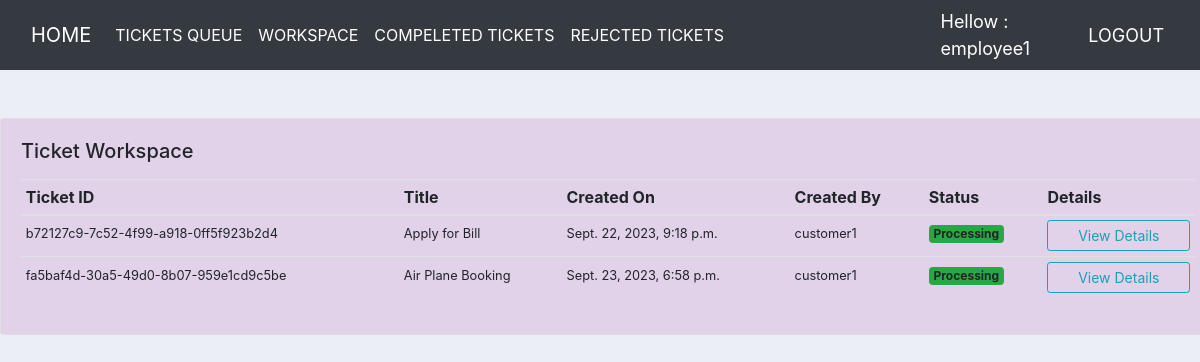
The app's page /ticket/workspace/ (signed in) with its own data.
### users/models.py (models this page shows)
class User(AbstractUser):
    is_student = models.BooleanField(default=False)
    is_employee = models.BooleanField(default=False)
    name = models.CharField(max_length=20, null=True, blank=True)
    surename = models.CharField(max_length=20, null=True, blank=True)
    address = models.CharField(max_length=20, null=True, blank=True)
    city = models.CharField(max_length=20, null=True, blank=True)
    country = models.CharField(max_length=20, null=True, blank=True)
    birth_date = models.DateTimeField(null=True, blank=True)
    std_pic = models.ImageField(upload_to='images',null=True, blank=True)
    std_pic_pass_fro = models.ImageField(upload_to='images',null=True, blank=True)
    std_pic_pass_bac = models.ImageField(upload_to='images',null=True, blank=True)
    def __str__(self):
        return self.username

### ticket/models.py (models this page shows, shortened)
class Ticket(models.Model):
    TASK = (
        ('Opening','Opening'),
        ('Processing','Processing'),
        ('Completed','Completed'),
        ('Rejected','Rejected'),
        )
    ticket_number = models.UUIDField(default=uuid.uuid4)
    title = models.CharField(max_length=100)
    content = models.TextField()
    created_by = models.ForeignKey(User, on_delete=models.CASCADE, related_name='created_by')
    assigned_to = models.ForeignKey(User, on_delete=models.DO_NOTHING, null=True, blank=True)
    date_created = models.DateTimeField(auto_now_add=True)
    accepted_date = models.DateTimeField(null=True, blank=True)
    closed_date = models.DateTimeField(null=True , blank=True)
    ticket_status = models.CharField(max_length=15, choices=TASK)
    is_resolved = models.BooleanField(default=False)
    is_deleted = models.BooleanField(default=False)
    is_archived = models.BooleanField(default=False)

### ticket/views.py (the view)
# urls.py: path('workspace/', views.workspace, name='workspace'),
@login_required
def workspace(request):
    tickets = Ticket.objects.filter(assigned_to=request.user, is_resolved=False)
    context = {'tickets':tickets}
    return render(request, 'ticket/workspace.html', context)

### templates/ticket/workspace.html (shortened to what this page needs)
{% extends 'base.html' %}
{% load widget_tweaks %}
{% block content %}
<div class="card mx-auto" style="width: 76rem;">
    <div style="background-color: rgb(225, 209, 233);" class="card-body">
        <h5 style="border: rgb(183, 26, 231);" class="card-title mb-3">Ticket Workspace</h5>
        <table class="table table-sm">
            <thead>
              <tr>
                <th scope="col">Ticket ID</th>
                <th scope="col">Title</th>
                <th scope="col">Created On</th>
                <th scope="col"> Created By</th>
                <th scope="col">Status</th>
                <th scope="col">Details</th>
              </tr>
            </thead>
            <tbody>
              <tr>
                {% for ticket in tickets %}
                <td><small>{{ticket.ticket_number}}</small></td>
                <td><small>{{ticket.title}}</small></td>
                <td><small>{{ticket.date_created}}</small></td>
                <td><small>{{ticket.created_by}}</small></td>
                {% if ticket.ticket_status == 'Processing' %}
                <td><span class="badge bg-success">Processing</span></td>
                {% elif ticket.ticket_status == 'Opening' %}
                <td><span class="badge bg-warning">Opening</span></td>
                {% elif ticket.ticket_status == 'Completed' %}
                <td><span class="badge bg-success">Completed</span></td>
                {% elif ticket.ticket_status == 'Rejected' %}
                <td><span class="badge bg-danger">Rejected</span></td>
                {% endif %}
                <td><a class="btn btn-outline-info btn-sm btn-block" href="{% url 'ticket_details' ticket.pk %}">View Details</a></td>
              </tr>
              {% endfor %}
            </tbody>
          </table>
    </div>
</div>
{% endblock content %}

### templates/users/base.html (shortened to what this page needs)
<!DOCTYPE html>
<html lang="en">
<head>
</head>
<body>
    {% if request.user.is_student %}
    <nav class="navbar navbar-expand-lg navbar-dark bg-dark">
        <div class="container-fluid">
            <a class="navbar-brand" href="/">HOME</a>
            <button class="navbar-toggler" type="button" data-bs-toggle="collaps"
                data-target="#navbarSupportedContent" aria-controls="navbarSupportedContent" aria-expanded="false"
                aria-label="Toggle navigation">
                <span class="navbar-toggler-icon"></span>
            </button>
            <div class="collapse navbar-collapse" id="navbarSupportedContent">
                <ul class="navbar-nav me-auto mb-2 mb-lg-0">
                  <li class="nav-item">
                      <a class="nav-link active" href="{% url 'create_ticket' %}"> CREATE TICKET </a>
                    </li>
                  <li class="nav-item">
                      <a class="nav-link active" href="{% url 'all_tickets' %}"> VIEW TICKETS</a>
                  </li>
                  <li class="nav-item">
                    <a class="nav-link active" href="{% url 'update_student' user.pk %}"> UPDATE STUDENT</a>
                </li>
                <li class="nav-item">
                  <a class="nav-link active" href="{% url 'student_details' %}"> STUDENT DETAILS</a>
              </li>
                </ul>
              </div>
        </div>
        <span class="hellow-msg">Hellow : {{request.user}}</span>
        <span ><a class="hellow-msg" href="{% url 'logout' %}">LOGOUT</a></span>
    </nav>
    {% elif request.user.is_employee %}
    <nav class="navbar navbar-expand-lg navbar-dark bg-dark">
        <div class="container-fluid">
            <a class="navbar-brand" href="/">HOME</a>
            <div class="collapse navbar-collapse" id="navbarSupportedContent">
                <ul class="navbar-nav me-auto mb-2 mb-lg-0">
                  <li class="nav-item">
                   <a class="nav-link active" href="{% url 'ticket_queue' %}"> TICKETS QUEUE </a>
                  </li>
                  <li class="nav-item">
                    <a class="nav-link active" href="{% url 'workspace' %}"> WORKSPACE</a>
                  </li>
                  <li class="nav-item">
                    <a class="nav-link active" href="{% url 'all_closed_tickets' %}"> COMPELETED TICKETS</a>
                  </li>
                  <li class="nav-item">
                    <a class="nav-link active" href="{% url 'all_rejected_tickets' %}"> REJECTED TICKETS</a>
                  </li>
                </ul>
              </div>
        </div>
        <span class="hellow-msg">Hellow : {{request.user}}</span>
        <span ><a class="hellow-msg" href="{% url 'logout' %}">LOGOUT</a></span>
    </nav>
    {% endif %}
</body>
</html>

### templates/base.html (style rules this page uses)
body { background-color: #ebeff5; }

### templates/users/base.html (style rules this page uses)
.hellow-msg { font-size: 18px; color: #fff; margin-right: 20px ; }

### records on screen
User: user "employee1"
Ticket: ticket_number "b72127c9-7c52-4f99-a918-0ff5f923b2d4", title "Apply for Bill", date_created "Sept. 22, 2023, 9:18 p.m.", created_by "customer1", ticket_status "Processing"
Ticket: ticket_number "fa5baf4d-30a5-49d0-8b07-959e1cd9c5be", title "Air Plane Booking", date_created "Sept. 23, 2023, 6:58 p.m.", created_by "customer1", ticket_status "Processing"
